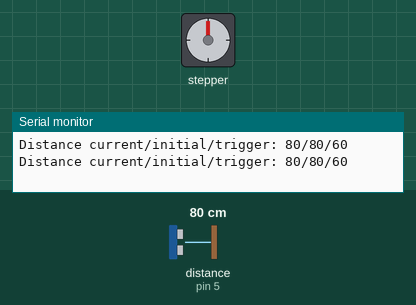
Recording of a sketch running on a simulated Arduino Uno, built with avr-gcc and run on an emulated ATmega328P. On the bench: stepper motor, the last lines printed to the serial monitor. Inputs (shaded band) come from the test bench; at power-on: distance to the obstacle (sensor on pin 5) 80 cm. Stepper angles assume 500 steps per turn.

Above: at 2.2 s.
2.3 s: distance to the obstacle (sensor on pin 5) set to 64 cm
4.2 s: distance to the obstacle (sensor on pin 5) set to 56 cm
At 5.19 s:
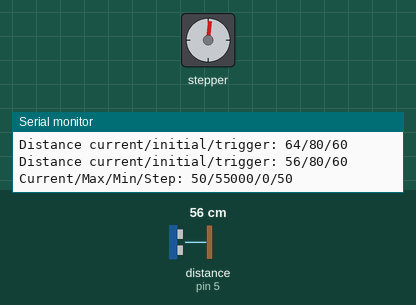
At 5.8 s:
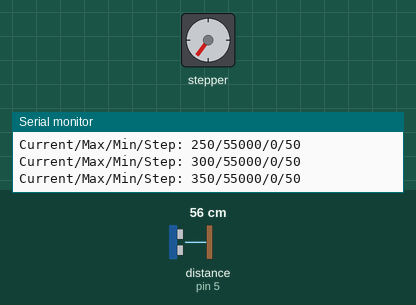
13.2 s: distance to the obstacle (sensor on pin 5) set to 250 cm
At 13.78 s:
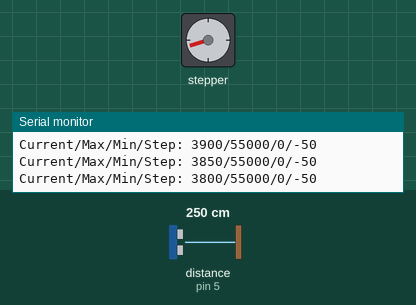
16.2 s: distance to the obstacle (sensor on pin 5) set to 4 cm
Timing chart, 0 to 20.2 s (numbered marks = the images above; inputs shaded):
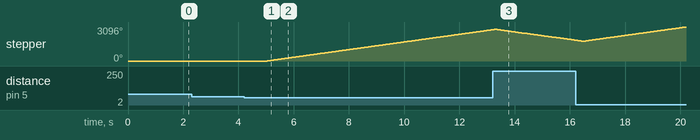

Measured:
- the behaviour switches between 61 and 60 cm on distance to the obstacle (sensor on pin 5) (found by bisection; images 0 and 1)
- after the input at 4.2 s, stepper: keeps turning clockwise at about 350°/s, starting after 0.84 s

The sketch:

step-motor-aranha.ino
```cpp
#include "Ultrasonic.h"
#include <Stepper.h>

const int stepsPerRevolution = 500;
const long maxStepsDistance = 55000; // +- 2,4m
const long minStepsDstance = 0;

int initialDistance = 0;
int triggerDistance = 0;
long currentStepDistance = 0;

unsigned long triggerDistanceTimer = 0;
int triggerDistanceTimeout = 1000;
int currentTriggerDistance = 0;

Stepper myStepper(stepsPerRevolution, 8,10,9,11);
Ultrasonic ultrasonic(4, 5);

void setup() {
  Serial.begin(9600);
  myStepper.setSpeed(60);

  initialDistance = readInitialTriggerDistance();
  triggerDistance = initialDistance - (initialDistance / 4);
}

void loop() {
  bool spiderDown = shouldSpiderDown();
  moveSpider(spiderDown);
}

void moveSpider(bool spiderDown) {
  int spiderStep = spiderDown ? 50 : -50;
  bool stepOnLimit = false;

  if (spiderDown && currentStepDistance >= maxStepsDistance) {
    stepOnLimit = true;
  }

  if (!spiderDown && currentStepDistance <= minStepsDstance) {
    stepOnLimit = true;
  }

  if (stepOnLimit) {
    return;
  }

  myStepper.step(spiderStep);
  currentStepDistance = currentStepDistance + spiderStep;

  Serial.print("Current/Max/Min/Step: ");
  Serial.print(currentStepDistance);
  Serial.print("/");
  Serial.print(maxStepsDistance);
  Serial.print("/");
  Serial.print(minStepsDstance);
  Serial.print("/");
  Serial.println(spiderStep);
}

bool shouldSpiderDown() {
  int currentDistance = readCurrentTriggerDistance();

  return currentDistance <= triggerDistance;
}

int readCurrentTriggerDistance() {
  if (millis() - triggerDistanceTimer < triggerDistanceTimeout) {
    return currentTriggerDistance;
  }

  // Reset timer.
  triggerDistanceTimer = millis();

  const int samplesCount = 3;
  int samplesTotal = 0;
  for (int i = 0; i < samplesCount; i++) {
    samplesTotal = samplesTotal + ultrasonic.distanceRead();
  }

  currentTriggerDistance = samplesTotal / samplesCount;

  Serial.print("Distance current/initial/trigger: ");
  Serial.print(currentTriggerDistance);
  Serial.print("/");
  Serial.print(initialDistance);
  Serial.print("/");
  Serial.println(triggerDistance);

  return currentTriggerDistance;
}

int readInitialTriggerDistance() {
  // Get 5 samples.
  int samplesTotal = 0;
  for (int i = 0; i < 5; i++) {
    samplesTotal = samplesTotal + ultrasonic.distanceRead();
    delay(200);
  }

  return samplesTotal / 5;
}
```
